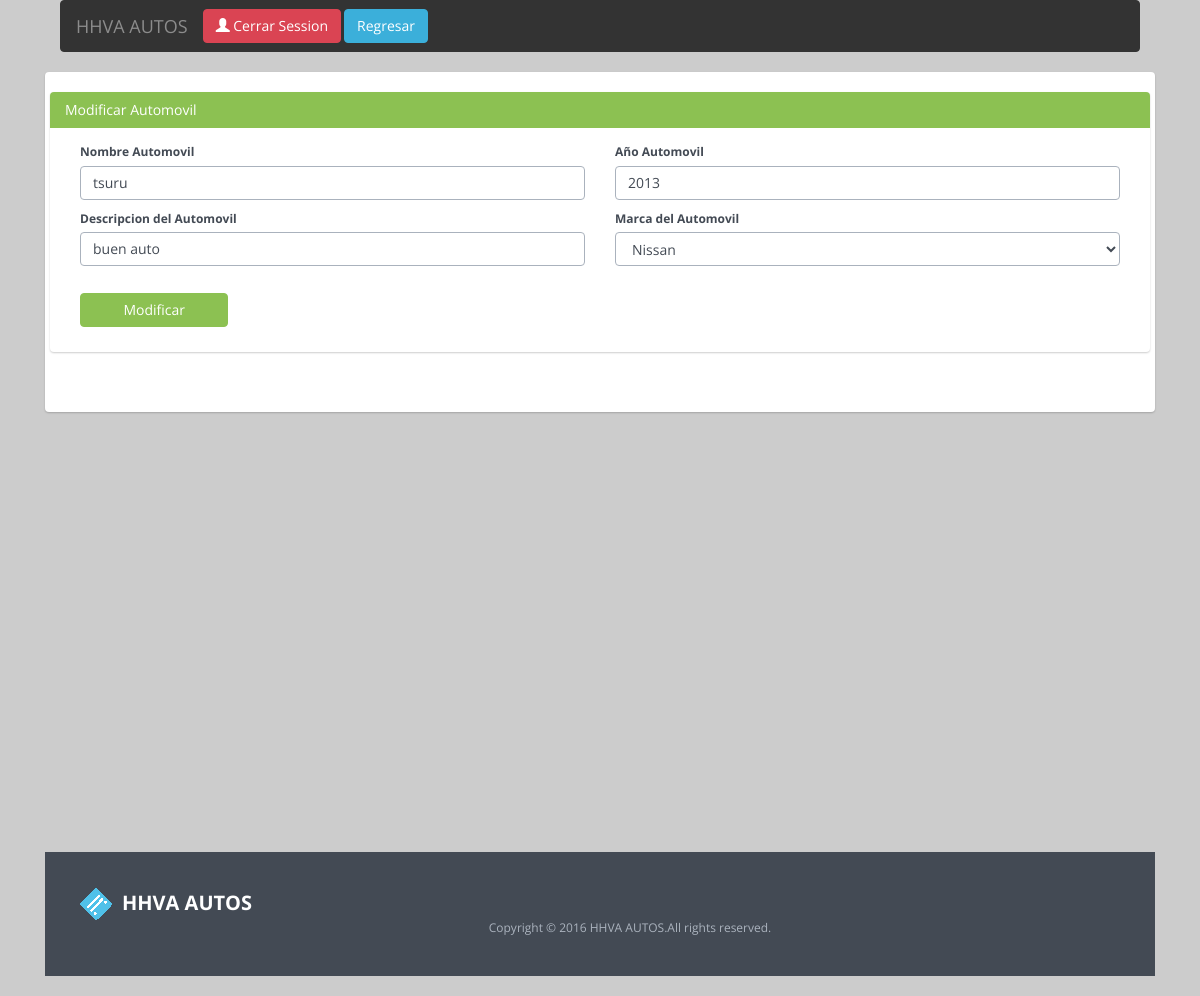
Screenshot of /modificar.php?id=5 with the database file from the repository.
### tables this page shows
CREATE TABLE `autos` (
  `id_auto` int(11) NOT NULL,
  `nombre_auto` varchar(100) NOT NULL,
  `ano_auto` varchar(100) NOT NULL,
  `descripcion_auto` varchar(100) NOT NULL,
  `marca_auto` varchar(100) NOT NULL
);

### modificar.php (the view, shortened to what this page needs)
<?php
$objData = new Database();
$sth = $objData->prepare('SELECT * FROM autos WHERE id_auto = :id_auto');
$id_auto = $_GET['id'];
$sth->bindParam(':id_auto',$id_auto);
$sth->execute();
$result = $sth->fetchAll();
 ?>
<!DOCTYPE html>
<html>
<head>
  <link rel="stylesheet" href="css/site.min.css">
<link rel="stylesheet" href="css/jquery.modal.css">
<link rel="stylesheet" href="css/estilo.css">
</head>
<body>
<div class="contents separador">
  <nav class="navbar navbar-inverse" role="navigation">
                  <div class="container-fluid">
                    <div class="navbar-header">
                      <a class="navbar-brand" href="#">HHVA AUTOS</a>
                    </div>
                    <div class="collapse navbar-collapse" id="bs-example-navbar-collapse-8">
                     <a href="javascript:CerrarSession()"><button type="button" class="btn btn-danger navbar-btn"><i class="glyphicon glyphicon-user"></i> Cerrar Session</button></a>
                     <a href="inicio.php"><button type="submit" class="btn btn-primary navbar-btn">Regresar</button></a>
                    </div>
                  </div>
                </nav>
            <div class="row">
            <div class="jumbotron">
              <div class="jumbotron-contents">
               <div class="example">
        <div class="row">
        <div class="panel panel-success">
              <div class="panel-heading">
                <h3 class="panel-title">Modificar Automovil</h3>
              </div>
              <div class="panel-body">
                 <form class="cmxform" id="commentForm" method="post" action="modificar_exe.php">
    <div class="col-md-6">
      <label for="cname">Nombre Automovil</label>
      <input id="cname" class="form-control" placeholder="Nombre del auto" name="nombre_auto" type="text" value="<?php echo $result[0]['nombre_auto']; ?>" required>
    </div>
    <div class="col-md-6">
      <label for="cname">Año Automovil</label>
      <input id="cname" class="form-control" placeholder="Año del auto" name="ano_auto" type="text" value="<?php echo $result[0]['ano_auto']; ?>" required>
    </div>
    <div class="col-md-6">
      <label for="cname">Descripcion del Automovil</label>
      <input id="cname" class="form-control" placeholder="Descripcion del Automovil" name="descripcion_auto" value="<?php echo $result[0]['descripcion_auto']; ?>" type="text" required>
    </div>
   <div class="col-md-6">
      <label for="cname">Marca del Automovil</label>
      <select id="cname" class="form-control" placeholder="Marca del auto" name="marca_auto" type="text" required class="selecter_2" data-selecter-options='{"label":"Jump Sites","external":"true"}' required>
       <option ><?php echo $result[0]['marca_auto']; ?></option>
      </select>
    </div>
    <div class="col-md-2">
    <br>
    <button type="submit" class="btn btn-success btn-block submit">Modificar</button>
    </div>
</form>
              </div>
            </div>
          </div>
      </div>
            </div>
        </div>
        </div>
              </div>
 <div class="example">
        <div class="row">
          <div >
            <div class="footer">
              <div class="container">
                <div class="clearfix">
                  <div class="footer-logo"><a href="#"><img src="img/footer-logo.png" />HHVA AUTOS</a></div>
                </div>
                <div class="footer-copyright text-center">Copyright &copy; 2016 HHVA AUTOS.All rights reserved.</div>
              </div>
            </div>
          </div>
        </div>
      </div>
</body>
</html>

### css/estilo.css (style rules this page uses)
* { margin:0;padding:0; }
body { font-family:Arial, Helvetica, sans-serif; font-size:12px; padding-left: 5em; padding-right: 5em; background:#ccc; }
.separador { padding-bottom: 420px; }

### rows the page displays
autos: nombre_auto "tsuru", ano_auto "2013", descripcion_auto "buen auto", marca_auto "Nissan"
